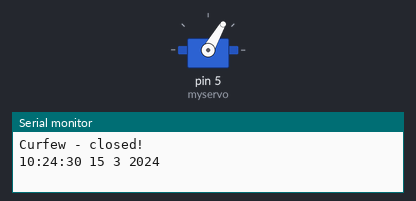
Simulated run of this sketch. Board: Arduino Uno, built with avr-gcc and run on an emulated ATmega328P. Shown: servo, the last lines printed to the serial monitor. The local clock reads 2024-03-15 10:24:30 at power-on unless the sketch sets it.

Above: at 0.2 s.
At 30.9 s:
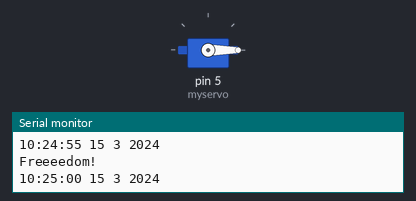
Timing chart, 0 to 93.7 s (numbered marks = the images above):
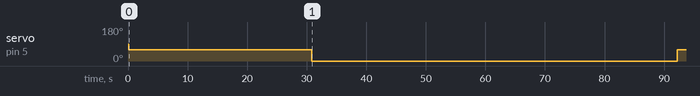

The sketch:

Bertflap_v2.ino
```cpp
#include <JeeLib.h>
#include <Servo.h>
#include <JeeLib.h>
#include <DS3232RTC.h>    //http://github.com/JChristensen/DS3232RTC
#include <Time.h>         //http://www.arduino.cc/playground/Code/Time
#include <Wire.h>         //http://arduino.cc/en/Reference/Wire (included with Arduino IDE)


ISR(WDT_vect) { Sleepy::watchdogEvent(); } // setup watchdog timer


//Servo bits
Servo myservo;
int angle; //sets initial angle to unlocked
int curfew = 18;
int freedom = 8;


//Clock bits

int rtcPower = 3;

void setup()
{
    Serial.begin(9600);
    // Start the I2C interface
    setSyncProvider(RTC.get);   // the function to get the time from the RTC

    //Wire.begin();
    // Sets up pin to power RTC
    pinMode(rtcPower, OUTPUT);


}


void loop()
{
        digitalWrite(rtcPower, HIGH);
        //read the RTC

        //if (Clock.getHour(h12, PM) >= 19) {
        if ((minute() % 2) == 0) {

            Serial.println("Curfew - closed!");
            myservo.attach(5);
            delay(100);
            angle = 60;
            if (myservo.read() != 60) {
            myservo.write(angle);
            delay(75);
            }
            myservo.detach();
          }

         //if (hour == 8) {
        if (minute() % 2) {

            Serial.println("Freeeedom!");

            myservo.attach(5);
            delay(100);
            angle = 0;
            if (myservo.read() != 0) {
            myservo.write(angle);
            delay(75);
            }
            myservo.detach();
          }

          digitalClockDisplay();


          digitalWrite(rtcPower, LOW);
          Sleepy::loseSomeTime(5000);


}

void digitalClockDisplay(void)
{
    // digital clock display of the time
    Serial.print(hour());
    printDigits(minute());
    printDigits(second());
    Serial.print(' ');
    Serial.print(day());
    Serial.print(' ');
    Serial.print(month());
    Serial.print(' ');
    Serial.print(year());
    Serial.println();
}

void printDigits(int digits)
{
    // utility function for digital clock display: prints preceding colon and leading 0
    Serial.print(':');
    if(digits < 10)
        Serial.print('0');
    Serial.print(digits);
}
```

Measured:
- by itself, servo on pin 5 (myservo): 90° → 60° at 0.10 s, → 0° 30.7 s later, → 60° 61.4 s later
